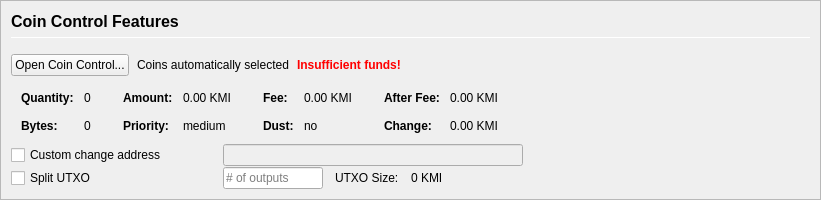
         <widget class="QFrame" name="frameCoinControl">
          <property name="sizePolicy">
           <sizepolicy hsizetype="Expanding" vsizetype="Expanding">
            <horstretch>0</horstretch>
            <verstretch>0</verstretch>
           </sizepolicy>
          </property>
          <property name="maximumSize">
           <size>
            <width>16777215</width>
            <height>16777215</height>
           </size>
          </property>
          <property name="frameShape">
           <enum>QFrame::StyledPanel</enum>
          </property>
          <property name="frameShadow">
           <enum>QFrame::Sunken</enum>
          </property>
          <layout class="QVBoxLayout" name="verticalLayoutCoinControl2">
           <property name="spacing">
            <number>0</number>
           </property>
           <property name="leftMargin">
            <number>0</number>
           </property>
           <property name="topMargin">
            <number>0</number>
           </property>
           <property name="rightMargin">
            <number>0</number>
           </property>
           <property name="bottomMargin">
            <number>0</number>
           </property>
           <item>
            <widget class="QFrame" name="frameCoinControl_BG">
             <layout class="QVBoxLayout" name="verticalLayoutCoinControl" stretch="0,0,0,0,0,0">
              <property name="spacing">
               <number>1</number>
              </property>
              <property name="leftMargin">
               <number>10</number>
              </property>
              <property name="topMargin">
               <number>10</number>
              </property>
              <item>
               <layout class="QHBoxLayout" name="horizontalLayoutCoinControl1">
                <property name="bottomMargin">
                 <number>15</number>
                </property>
                <item>
                 <layout class="QVBoxLayout" name="verticalLayout_3">
                  <property name="spacing">
                   <number>6</number>
                  </property>
                  <item>
                   <widget class="QLabel" name="labelCoinControlFeatures">
                    <property name="sizePolicy">
                     <sizepolicy hsizetype="Preferred" vsizetype="Maximum">
                      <horstretch>0</horstretch>
                      <verstretch>0</verstretch>
                     </sizepolicy>
                    </property>
                    <property name="minimumSize">
                     <size>
                      <width>0</width>
                      <height>20</height>
                     </size>
                    </property>
                    <property name="font">
                     <font>
                      <pointsize>12</pointsize>
                      <weight>75</weight>
                      <bold>true</bold>
                     </font>
                    </property>
                    <property name="styleSheet">
                     <string notr="true">font-weight:bold;</string>
                    </property>
                    <property name="text">
                     <string>Coin Control Features</string>
                    </property>
                   </widget>
                  </item>
                  <item>
                   <widget class="Line" name="line">
                    <property name="minimumSize">
                     <size>
                      <width>0</width>
                      <height>1</height>
                     </size>
                    </property>
                    <property name="maximumSize">
                     <size>
                      <width>16777215</width>
                      <height>1</height>
                     </size>
                    </property>
                    <property name="orientation">
                     <enum>Qt::Horizontal</enum>
                    </property>
                   </widget>
                  </item>
                 </layout>
                </item>
               </layout>
              </item>
              <item>
               <layout class="QHBoxLayout" name="horizontalLayoutCoinControl2" stretch="0,0,0,0">
                <property name="spacing">
                 <number>8</number>
                </property>
                <property name="bottomMargin">
                 <number>10</number>
                </property>
                <item>
                 <widget class="QPushButton" name="pushButtonCoinControl">
                  <property name="styleSheet">
                   <string notr="true"/>
                  </property>
                  <property name="text">
                   <string>Open Coin Control...</string>
                  </property>
                  <property name="autoDefault">
                   <bool>false</bool>
                  </property>
                 </widget>
                </item>
                <item>
                 <widget class="QLabel" name="labelCoinControlAutomaticallySelected">
                  <property name="text">
                   <string>Coins automatically selected</string>
                  </property>
                  <property name="margin">
                   <number>5</number>
                  </property>
                 </widget>
                </item>
                <item>
                 <widget class="QLabel" name="labelCoinControlInsuffFunds">
                  <property name="font">
                   <font>
                    <weight>75</weight>
                    <bold>true</bold>
                   </font>
                  </property>
                  <property name="styleSheet">
                   <string notr="true">color:red;font-weight:bold;</string>
                  </property>
                  <property name="text">
                   <string>Insufficient funds!</string>
                  </property>
                  <property name="margin">
                   <number>5</number>
                  </property>
                 </widget>
                </item>
                <item>
                 <spacer name="horizontalSpacerCoinControl">
                  <property name="orientation">
                   <enum>Qt::Horizontal</enum>
                  </property>
                  <property name="sizeHint" stdset="0">
                   <size>
                    <width>40</width>
                    <height>1</height>
                   </size>
                  </property>
                 </spacer>
                </item>
               </layout>
              </item>
              <item>
               <widget class="QWidget" name="widgetCoinControl" native="true">
                <property name="sizePolicy">
                 <sizepolicy hsizetype="Preferred" vsizetype="Preferred">
                  <horstretch>0</horstretch>
                  <verstretch>0</verstretch>
                 </sizepolicy>
                </property>
                <property name="minimumSize">
                 <size>
                  <width>0</width>
                  <height>0</height>
                 </size>
                </property>
                <property name="styleSheet">
                 <string notr="true"/>
                </property>
                <layout class="QHBoxLayout" name="horizontalLayoutCoinControl5">
                 <property name="leftMargin">
                  <number>0</number>
                 </property>
                 <property name="topMargin">
                  <number>0</number>
                 </property>
                 <property name="rightMargin">
                  <number>0</number>
                 </property>
                 <property name="bottomMargin">
                  <number>0</number>
                 </property>
                 <item>
                  <layout class="QHBoxLayout" name="horizontalLayoutCoinControl3" stretch="0,0,0,1">
                   <property name="spacing">
                    <number>20</number>
                   </property>
                   <property name="topMargin">
                    <number>0</number>
                   </property>
                   <property name="bottomMargin">
                    <number>10</number>
                   </property>
                   <item>
                    <layout class="QFormLayout" name="formLayoutCoinControl1">
                     <property name="horizontalSpacing">
                      <number>10</number>
                     </property>
                     <property name="verticalSpacing">
                      <number>14</number>
                     </property>
                     <property name="leftMargin">
                      <number>10</number>
                     </property>
                     <property name="topMargin">
                      <number>4</number>
                     </property>
                     <property name="rightMargin">
                      <number>6</number>
                     </property>
                     <item row="0" column="0">
                      <widget class="QLabel" name="labelCoinControlQuantityText">
                       <property name="font">
                        <font>
                         <weight>75</weight>
                         <bold>true</bold>
                        </font>
                       </property>
                       <property name="text">
                        <string>Quantity:</string>
                       </property>
                       <property name="margin">
                        <number>0</number>
                       </property>
                      </widget>
                     </item>
                     <item row="0" column="1">
                      <widget class="QLabel" name="labelCoinControlQuantity">
                       <property name="cursor">
                        <cursorShape>IBeamCursor</cursorShape>
                       </property>
                       <property name="contextMenuPolicy">
                        <enum>Qt::ActionsContextMenu</enum>
                       </property>
                       <property name="text">
                        <string notr="true">0</string>
                       </property>
                       <property name="margin">
                        <number>0</number>
                       </property>
                       <property name="textInteractionFlags">
                        <set>Qt::LinksAccessibleByMouse|Qt::TextSelectableByKeyboard|Qt::TextSelectableByMouse</set>
                       </property>
                      </widget>
                     </item>
                     <item row="1" column="0">
                      <widget class="QLabel" name="labelCoinControlBytesText">
                       <property name="font">
                        <font>
                         <weight>75</weight>
                         <bold>true</bold>
                        </font>
                       </property>
                       <property name="text">
                        <string>Bytes:</string>
                       </property>
                      </widget>
                     </item>
                     <item row="1" column="1">
                      <widget class="QLabel" name="labelCoinControlBytes">
                       <property name="cursor">
                        <cursorShape>IBeamCursor</cursorShape>
                       </property>
                       <property name="contextMenuPolicy">
                        <enum>Qt::ActionsContextMenu</enum>
                       </property>
                       <property name="text">
                        <string notr="true">0</string>
                       </property>
                       <property name="textInteractionFlags">
                        <set>Qt::LinksAccessibleByMouse|Qt::TextSelectableByKeyboard|Qt::TextSelectableByMouse</set>
                       </property>
                      </widget>
                     </item>
                    </layout>
                   </item>
                   <item>
                    <layout class="QFormLayout" name="formLayoutCoinControl2">
                     <property name="horizontalSpacing">
                      <number>10</number>
                     </property>
                     <property name="verticalSpacing">
                      <number>14</number>
                     </property>
                     <property name="leftMargin">
                      <number>6</number>
                     </property>
                     <property name="topMargin">
                      <number>4</number>
                     </property>
                     <property name="rightMargin">
                      <number>6</number>
                     </property>
                     <item row="0" column="0">
                      <widget class="QLabel" name="labelCoinControlAmountText">
                       <property name="font">
                        <font>
                         <weight>75</weight>
                         <bold>true</bold>
                        </font>
                       </property>
                       <property name="text">
                        <string>Amount:</string>
                       </property>
                       <property name="margin">
                        <number>0</number>
                       </property>
                      </widget>
                     </item>
                     <item row="0" column="1">
                      <widget class="QLabel" name="labelCoinControlAmount">
                       <property name="cursor">
                        <cursorShape>IBeamCursor</cursorShape>
                       </property>
                       <property name="contextMenuPolicy">
                        <enum>Qt::ActionsContextMenu</enum>
                       </property>
                       <property name="text">
                        <string notr="true">0.00 KMI</string>
                       </property>
                       <property name="textInteractionFlags">
                        <set>Qt::LinksAccessibleByMouse|Qt::TextSelectableByKeyboard|Qt::TextSelectableByMouse</set>
                       </property>
                      </widget>
                     </item>
                     <item row="1" column="0">
                      <widget class="QLabel" name="labelCoinControlPriorityText">
                       <property name="font">
                        <font>
                         <weight>75</weight>
                         <bold>true</bold>
                        </font>
                       </property>
                       <property name="text">
                        <string>Priority:</string>
                       </property>
                      </widget>
                     </item>
                     <item row="1" column="1">
                      <widget class="QLabel" name="labelCoinControlPriority">
                       <property name="cursor">
                        <cursorShape>IBeamCursor</cursorShape>
                       </property>
                       <property name="contextMenuPolicy">
                        <enum>Qt::ActionsContextMenu</enum>
                       </property>
                       <property name="text">
                        <string>medium</string>
                       </property>
                       <property name="textInteractionFlags">
                        <set>Qt::LinksAccessibleByMouse|Qt::TextSelectableByKeyboard|Qt::TextSelectableByMouse</set>
                       </property>
                      </widget>
                     </item>
                    </layout>
                   </item>
                   <item>
                    <layout class="QFormLayout" name="formLayoutCoinControl3">
                     <property name="horizontalSpacing">
                      <number>10</number>
                     </property>
                     <property name="verticalSpacing">
                      <number>14</number>
                     </property>
                     <property name="leftMargin">
                      <number>6</number>
                     </property>
                     <property name="topMargin">
                      <number>4</number>
                     </property>
                     <property name="rightMargin">
                      <number>6</number>
                     </property>
                     <item row="0" column="0">
                      <widget class="QLabel" name="labelCoinControlFeeText">
                       <property name="font">
                        <font>
                         <weight>75</weight>
                         <bold>true</bold>
                        </font>
                       </property>
                       <property name="text">
                        <string>Fee:</string>
                       </property>
                       <property name="margin">
                        <number>0</number>
                       </property>
                      </widget>
                     </item>
                     <item row="0" column="1">
                      <widget class="QLabel" name="labelCoinControlFee">
                       <property name="cursor">
                        <cursorShape>IBeamCursor</cursorShape>
                       </property>
                       <property name="contextMenuPolicy">
                        <enum>Qt::ActionsContextMenu</enum>
                       </property>
                       <property name="text">
                        <string notr="true">0.00 KMI</string>
                       </property>
                       <property name="textInteractionFlags">
                        <set>Qt::LinksAccessibleByMouse|Qt::TextSelectableByKeyboard|Qt::TextSelectableByMouse</set>
                       </property>
                      </widget>
                     </item>
                     <item row="1" column="0">
                      <widget class="QLabel" name="labelCoinControlLowOutputText">
                       <property name="font">
                        <font>
                         <weight>75</weight>
                         <bold>true</bold>
                        </font>
                       </property>
                       <property name="text">
                        <string>Dust:</string>
                       </property>
                      </widget>
                     </item>
                     <item row="1" column="1">
                      <widget class="QLabel" name="labelCoinControlLowOutput">
                       <property name="cursor">
                        <cursorShape>IBeamCursor</cursorShape>
                       </property>
                       <property name="contextMenuPolicy">
                        <enum>Qt::ActionsContextMenu</enum>
                       </property>
                       <property name="text">
                        <string>no</string>
                       </property>
                       <property name="textInteractionFlags">
                        <set>Qt::LinksAccessibleByMouse|Qt::TextSelectableByKeyboard|Qt::TextSelectableByMouse</set>
                       </property>
                      </widget>
                     </item>
                    </layout>
                   </item>
                   <item>
                    <layout class="QFormLayout" name="formLayoutCoinControl4">
                     <property name="horizontalSpacing">
                      <number>10</number>
                     </property>
                     <property name="verticalSpacing">
                      <number>14</number>
                     </property>
                     <property name="leftMargin">
                      <number>6</number>
                     </property>
                     <property name="topMargin">
                      <number>4</number>
                     </property>
                     <property name="rightMargin">
                      <number>6</number>
                     </property>
                     <item row="0" column="0">
                      <widget class="QLabel" name="labelCoinControlAfterFeeText">
                       <property name="font">
                        <font>
                         <weight>75</weight>
                         <bold>true</bold>
                        </font>
                       </property>
                       <property name="text">
                        <string>After Fee:</string>
                       </property>
                       <property name="margin">
                        <number>0</number>
                       </property>
                      </widget>
                     </item>
                     <item row="0" column="1">
                      <widget class="QLabel" name="labelCoinControlAfterFee">
                       <property name="cursor">
                        <cursorShape>IBeamCursor</cursorShape>
                       </property>
                       <property name="contextMenuPolicy">
                        <enum>Qt::ActionsContextMenu</enum>
                       </property>
                       <property name="text">
                        <string notr="true">0.00 KMI</string>
                       </property>
                       <property name="textInteractionFlags">
                        <set>Qt::LinksAccessibleByMouse|Qt::TextSelectableByKeyboard|Qt::TextSelectableByMouse</set>
                       </property>
                      </widget>
                     </item>
                     <item row="1" column="0">
                      <widget class="QLabel" name="labelCoinControlChangeText">
                       <property name="font">
                        <font>
                         <weight>75</weight>
                         <bold>true</bold>
                        </font>
                       </property>
                       <property name="text">
                        <string>Change:</string>
                       </property>
                      </widget>
                     </item>
                     <item row="1" column="1">
                      <widget class="QLabel" name="labelCoinControlChange">
                       <property name="cursor">
                        <cursorShape>IBeamCursor</cursorShape>
                       </property>
                       <property name="contextMenuPolicy">
                        <enum>Qt::ActionsContextMenu</enum>
                       </property>
                       <property name="text">
                        <string notr="true">0.00 KMI</string>
                       </property>
                       <property name="textInteractionFlags">
                        <set>Qt::LinksAccessibleByMouse|Qt::TextSelectableByKeyboard|Qt::TextSelectableByMouse</set>
                       </property>
                      </widget>
                     </item>
                    </layout>
                   </item>
                  </layout>
                 </item>
                </layout>
               </widget>
              </item>
              <item>
               <layout class="QHBoxLayout" name="horizontalLayoutCoinControl4">
                <property name="spacing">
                 <number>12</number>
                </property>
                <property name="sizeConstraint">
                 <enum>QLayout::SetDefaultConstraint</enum>
                </property>
                <property name="topMargin">
                 <number>0</number>
                </property>
                <property name="rightMargin">
                 <number>0</number>
                </property>
                <item>
                 <widget class="QCheckBox" name="checkBoxCoinControlChange">
                  <property name="sizePolicy">
                   <sizepolicy hsizetype="Preferred" vsizetype="Preferred">
                    <horstretch>0</horstretch>
                    <verstretch>0</verstretch>
                   </sizepolicy>
                  </property>
                  <property name="minimumSize">
                   <size>
                    <width>200</width>
                    <height>0</height>
                   </size>
                  </property>
                  <property name="maximumSize">
                   <size>
                    <width>200</width>
                    <height>16777215</height>
                   </size>
                  </property>
                  <property name="toolTip">
                   <string>If this is activated, but the change address is empty or invalid, change will be sent to a newly generated address.</string>
                  </property>
                  <property name="text">
                   <string>Custom change address</string>
                  </property>
                 </widget>
                </item>
                <item>
                 <widget class="QValidatedLineEdit" name="lineEditCoinControlChange">
                  <property name="enabled">
                   <bool>false</bool>
                  </property>
                  <property name="sizePolicy">
                   <sizepolicy hsizetype="Preferred" vsizetype="Preferred">
                    <horstretch>0</horstretch>
                    <verstretch>0</verstretch>
                   </sizepolicy>
                  </property>
                  <property name="minimumSize">
                   <size>
                    <width>300</width>
                    <height>0</height>
                   </size>
                  </property>
                 </widget>
                </item>
                <item>
                 <widget class="QLabel" name="labelCoinControlChangeLabel">
                  <property name="sizePolicy">
                   <sizepolicy hsizetype="Preferred" vsizetype="Preferred">
                    <horstretch>0</horstretch>
                    <verstretch>0</verstretch>
                   </sizepolicy>
                  </property>
                  <property name="minimumSize">
                   <size>
                    <width>100</width>
                    <height>0</height>
                   </size>
                  </property>
                  <property name="text">
                   <string/>
                  </property>
                  <property name="margin">
                   <number>3</number>
                  </property>
                 </widget>
                </item>
               </layout>
              </item>
              <item>
               <layout class="QHBoxLayout" name="horizontalLayoutCoinControl6">
                <property name="spacing">
                 <number>12</number>
                </property>
                <property name="rightMargin">
                 <number>0</number>
                </property>
                <item>
                 <widget class="QCheckBox" name="splitBlockCheckBox">
                  <property name="sizePolicy">
                   <sizepolicy hsizetype="Preferred" vsizetype="Preferred">
                    <horstretch>0</horstretch>
                    <verstretch>0</verstretch>
                   </sizepolicy>
                  </property>
                  <property name="minimumSize">
                   <size>
                    <width>200</width>
                    <height>0</height>
                   </size>
                  </property>
                  <property name="maximumSize">
                   <size>
                    <width>200</width>
                    <height>16777215</height>
                   </size>
                  </property>
                  <property name="text">
                   <string>Split UTXO</string>
                  </property>
                 </widget>
                </item>
                <item>
                 <widget class="QLineEdit" name="splitBlockLineEdit">
                  <property name="sizePolicy">
                   <sizepolicy hsizetype="Preferred" vsizetype="Preferred">
                    <horstretch>50</horstretch>
                    <verstretch>0</verstretch>
                   </sizepolicy>
                  </property>
                  <property name="minimumSize">
                   <size>
                    <width>100</width>
                    <height>0</height>
                   </size>
                  </property>
                  <property name="maximumSize">
                   <size>
                    <width>100</width>
                    <height>16777215</height>
                   </size>
                  </property>
                  <property name="placeholderText">
                   <string># of outputs</string>
                  </property>
                 </widget>
                </item>
                <item>
                 <widget class="QLabel" name="labelBlockSizeText">
                  <property name="text">
                   <string>UTXO Size:</string>
                  </property>
                 </widget>
                </item>
                <item>
                 <widget class="QLabel" name="labelBlockSize">
                  <property name="text">
                   <string>0 KMI</string>
                  </property>
                 </widget>
                </item>
                <item>
                 <spacer name="horizontalSpacer_7">
                  <property name="orientation">
                   <enum>Qt::Horizontal</enum>
                  </property>
                  <property name="sizeHint" stdset="0">
                   <size>
                    <width>40</width>
                    <height>20</height>
                   </size>
                  </property>
                 </spacer>
                </item>
               </layout>
              </item>
              <item>
               <spacer name="verticalSpacerCoinControl">
                <property name="orientation">
                 <enum>Qt::Vertical</enum>
                </property>
                <property name="sizeHint" stdset="0">
                 <size>
                  <width>800</width>
                  <height>1</height>
                 </size>
                </property>
               </spacer>
              </item>
             </layout>
            </widget>
           </item>
          </layout>
         </widget>
